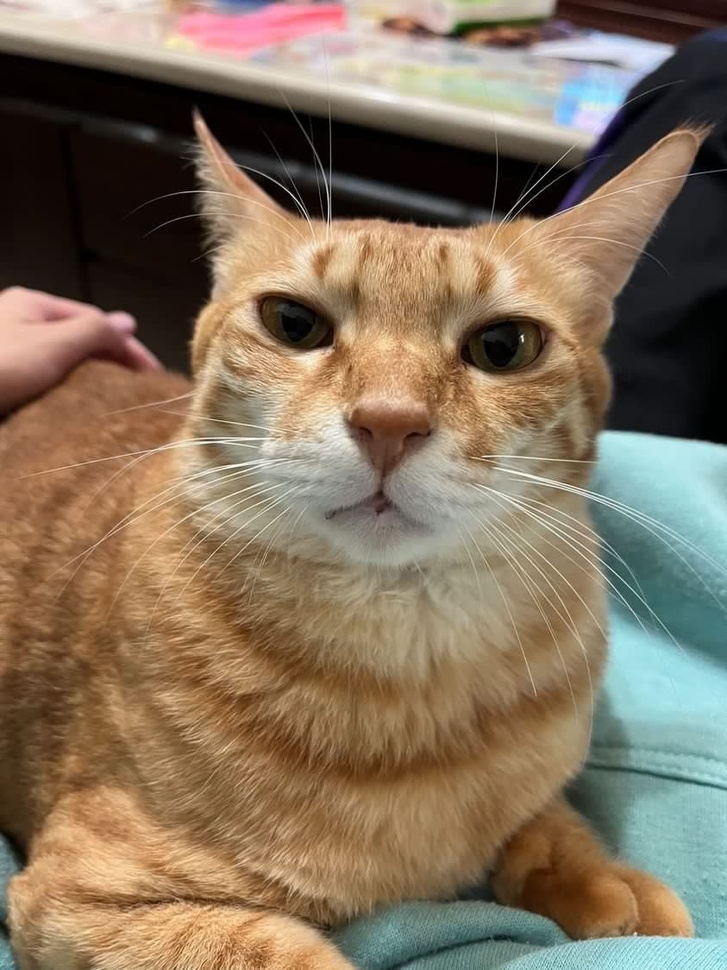
#> input picture Python/OpenCV/IMG&MP4/Oriange.jpg, 727 x 970 px, shrunk from 843 x 1124 before the run, found by its file name
$ python Face_detect.py
#> lines starting #> are read from the running program, lines starting #| are printed output that depends on the picture; after the words box and inside, x2 and y2 are one past the last pixel; in counts of white or black regions, pixels touching at a corner belong together
### Python/OpenCV/Show_Img.py
import cv2

def ShowImg(nameStr, Img, times):
    cv2.imshow(nameStr, Img )
    cv2.waitKey(times)

### Python/OpenCV/Face_detect.py
import cv2
import Show_Img as si

img = cv2.imread('D:\Coding\Python\OpenCV\IMG&MP4\Oriange.jpg')
#> img is the input picture: shape (970, 727, 3); mean B, G, R 93.7, 114.7, 132
gray = cv2.cvtColor(img,cv2.COLOR_BGR2GRAY)
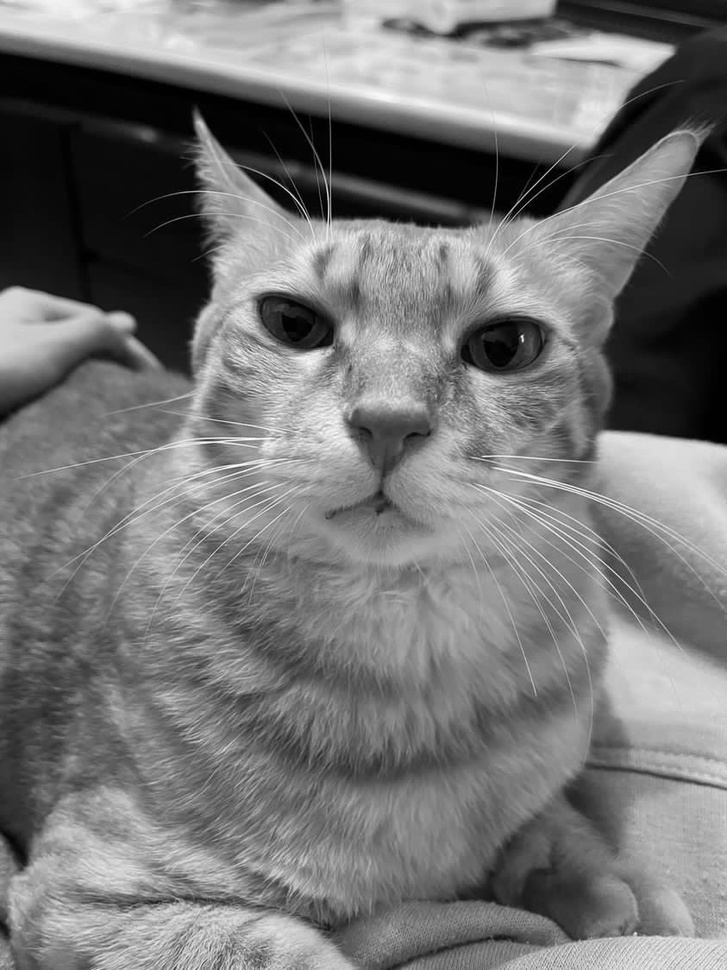
#> gray: shape (970, 727); min 0, max 253, mean 117.5
FaceCascade = cv2.CascadeClassifier('D:\Coding\OpenCV\Model\CatFace_Detect.xml')

#原理：會有一個格子一格一格掃描圖片，並偵測有臉的地方，
# 一輪完之後縮小圖片然後再做一次，次數是指掃描到幾次會偵測為臉
FaceRec = FaceCascade.detectMultiScale(gray, 1.1, 3) #(圖片, 縮小比例, 次數)
#> FaceRec = [[182, 157, 430, 430]]
for x,y,w,h in FaceRec:
    cv2.rectangle(img,(x,y),(x+w,y+h),(0,255,0),2)
    cv2.putText(img, 'Cat', (x+50,y), cv2.FONT_HERSHEY_COMPLEX, 3 ,(0,0,255),2)
#> this loop made 1 pass
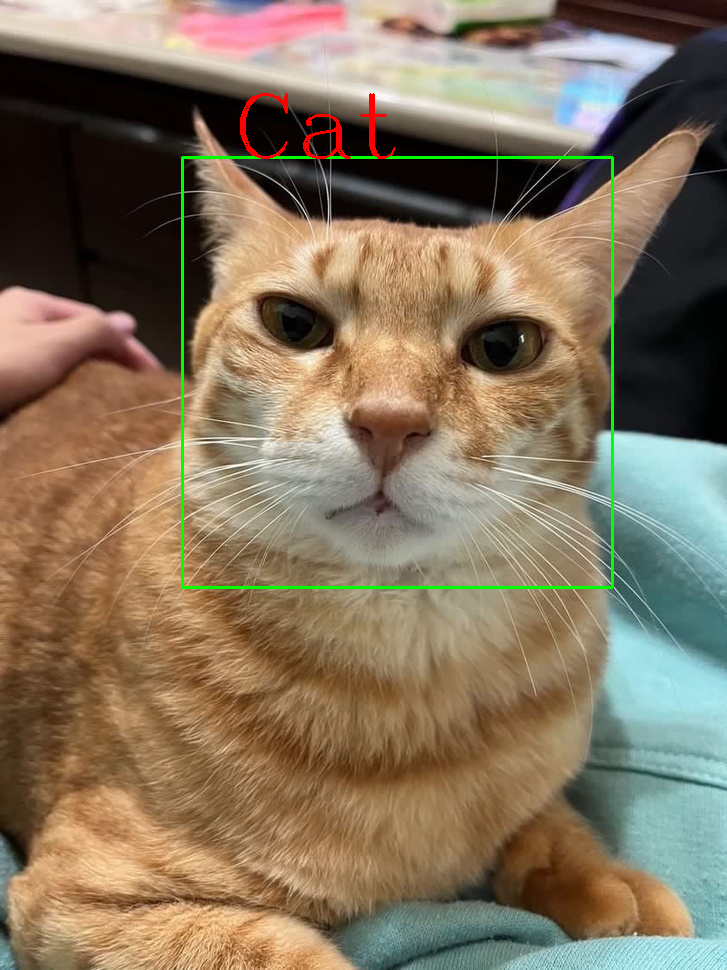
#> img: shape (970, 727, 3); 0.96% of pixels changed, all inside (x1, y1, x2, y2) = (181, 93, 614, 589)

si.ShowImg('cat', img, 0)

$ run again, with Python/OpenCV/IMG&MP4/Cat.jpg copied over Python/OpenCV/IMG&MP4/Oriange.jpg
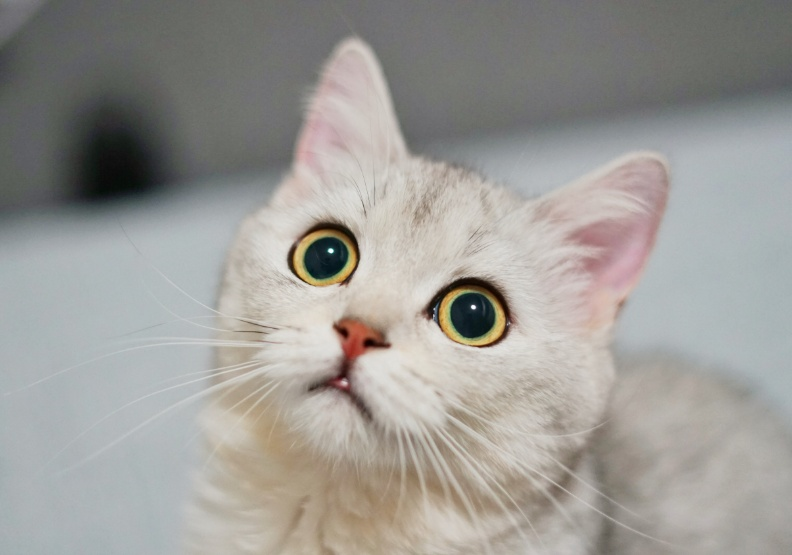
#> input picture Python/OpenCV/IMG&MP4/Cat.jpg, 792 x 555 px, found by its file name
#> img is the input picture: shape (555, 792, 3); mean B, G, R 150.2, 154.5, 156.5
#> `gray = cv2.cvtColor(img,cv2.COLOR_BGR2GRAY)`:
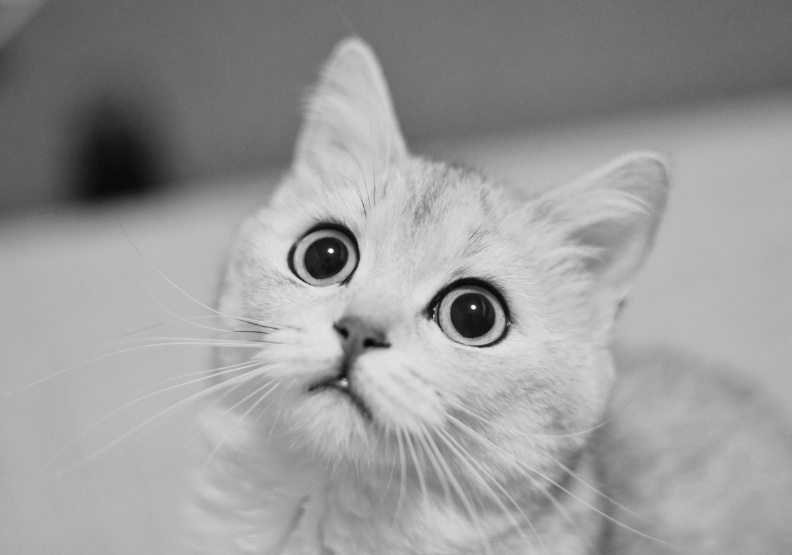
#> gray: shape (555, 792); min 5, max 253, mean 154.6
#> FaceRec = ()
